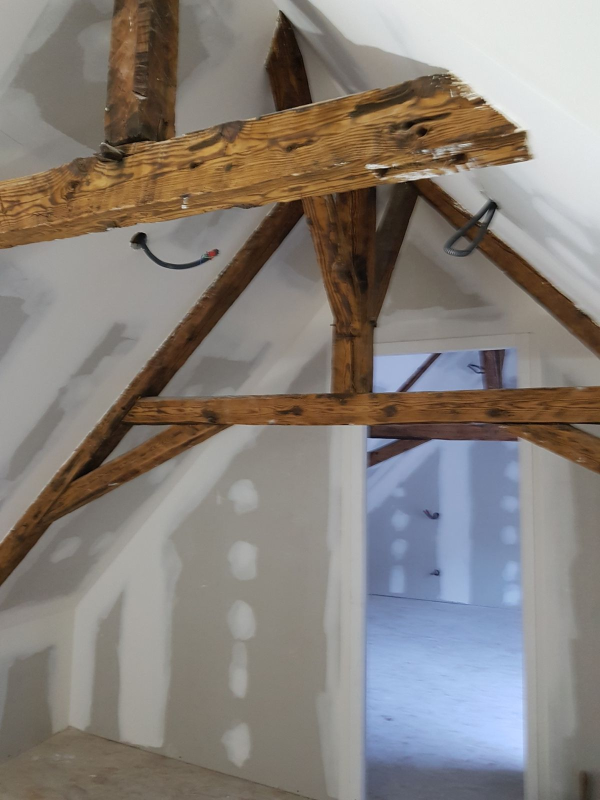
#> input picture bearn-platre-site/assets/photos/chantier-combles-grand.jpg, 1200 x 1600 px (shown at 1/2 size)
$ python -i imaging.py   (imports and definitions only)
#> lines starting #> are read from the running program, lines starting #| are printed output that depends on the picture
### tiktok_generator/engine/util.py
"""Shared helpers: ffmpeg discovery, subprocess, audio I/O, downloads."""
import json
import os
import shutil
import subprocess
import sys
import urllib.request
from pathlib import Path

import numpy as np
import soundfile as sf

SR = 44100


def log(msg):
    print(f"[tiktok] {msg}", flush=True)


def find_ffmpeg():
    """Return (ffmpeg, ffprobe) paths. Falls back to imageio-ffmpeg's binary."""
    ff = shutil.which("ffmpeg")
    fp = shutil.which("ffprobe")
    if ff is None:
        try:
            import imageio_ffmpeg
            ff = imageio_ffmpeg.get_ffmpeg_exe()
        except Exception:
            sys.exit("FFmpeg introuvable. Installez-le (winget install Gyan.FFmpeg) "
                     "ou `pip install imageio-ffmpeg`.")
    return ff, fp


FFMPEG, FFPROBE = find_ffmpeg()


# [6 lines left out: function run, not called in this run]


def ffmpeg_has_filter(name):
    out = subprocess.run([FFMPEG, "-hide_banner", "-filters"], capture_output=True, text=True).stdout
    return any(line.split()[1:2] == [name] for line in out.splitlines() if len(line.split()) > 1)


# [7 lines left out: function read_audio, not called in this run]


def write_wav(path, x, sr=SR):
    Path(path).parent.mkdir(parents=True, exist_ok=True)
    sf.write(path, np.asarray(x, dtype=np.float32), sr, subtype="FLOAT")


# [20 lines left out: functions download, loudnorm, not called in this run]


def ensure_dir(p):
    Path(p).mkdir(parents=True, exist_ok=True)
    return Path(p)


def env_flag(name):
    return os.environ.get(name, "").lower() in ("1", "true", "yes")

### tiktok_generator/engine/imaging.py
"""Image preparation: crop storyboard borders/labels, AI upscale, colour harmony,
and build a high-resolution "plate" that the virtual camera moves across."""
import hashlib
from pathlib import Path

import cv2
import numpy as np

from .util import download, log

SR_MODELS = {
    "edsr": ("EDSR_x4.pb", "https://raw.githubusercontent.com/Saafke/EDSR_Tensorflow/master/models/EDSR_x4.pb"),
    "fsrcnn": ("FSRCNN_x4.pb", "https://raw.githubusercontent.com/Saafke/FSRCNN_Tensorflow/master/models/FSRCNN_x4.pb"),
}
PLATE_H = 2400  # plate height in px (output is 1920: leaves room for zooms)


# [6 lines left out: function imread, not called in this run]


class Upscaler:
    # [25 lines left out: functions __init__, __call__, not called in this run]


def crop(img, c):
    h, w = img.shape[:2]
    return img[c.get("top", 0): h - c.get("bottom", 0), c.get("left", 0): w - c.get("right", 0)]


def lab_stats(img):
    lab = cv2.cvtColor(img, cv2.COLOR_BGR2LAB).astype(np.float32)
    return lab.reshape(-1, 3).mean(0), lab.reshape(-1, 3).std(0)


# [23 lines left out: functions harmonize, grade, not called in this run]


def sharpen(img, amount=0.35, sigma=1.4):
    blur = cv2.GaussianBlur(img, (0, 0), sigma)
    return cv2.addWeighted(img, 1 + amount, blur, -amount, 0)


def landscape_plate(img, out_w, out_h, fg_scale=1.12, fg_cx=0.5):
    """Wide image on a 9:16 canvas: blurred, darkened fill behind the full frame,
    with feathered edges (no black bars, nothing important cropped)."""
    pw, ph = int(PLATE_H * out_w / out_h), PLATE_H
    h, w = img.shape[:2]
    sc = max(pw / w, ph / h)
    bg = cv2.resize(img, (int(w * sc) + 1, int(h * sc) + 1), interpolation=cv2.INTER_AREA)
    y0, x0 = (bg.shape[0] - ph) // 2, (bg.shape[1] - pw) // 2
    bg = bg[y0:y0 + ph, x0:x0 + pw]
    bg = cv2.GaussianBlur(bg, (0, 0), 45)
    bg = (bg.astype(np.float32) * 0.42).astype(np.uint8)
    fw = int(pw * fg_scale)
    fh = int(h * fw / w)
    fg = cv2.resize(img, (fw, fh), interpolation=cv2.INTER_LANCZOS4)
    x0 = int(np.clip(fg_cx * fw - pw / 2, 0, fw - pw))
    fg = fg[:, x0:x0 + pw]
    top = (ph - fh) // 2
    feather = int(fh * 0.16)
    mask = np.ones((fh, 1), np.float32)
    ramp = np.linspace(0, 1, feather) ** 1.5
    mask[:feather, 0] = ramp
    mask[-feather:, 0] = ramp[::-1]
    region = bg[top:top + fh].astype(np.float32)
    bg[top:top + fh] = (region * (1 - mask[..., None]) + fg.astype(np.float32) * mask[..., None]).astype(np.uint8)
    return bg


# [38 lines left out: function prepare_plates, not called in this run]

>>> import cv2
>>> picture = cv2.imread('../../bearn-platre-site/assets/photos/chantier-combles-grand.jpg', cv2.IMREAD_GRAYSCALE)
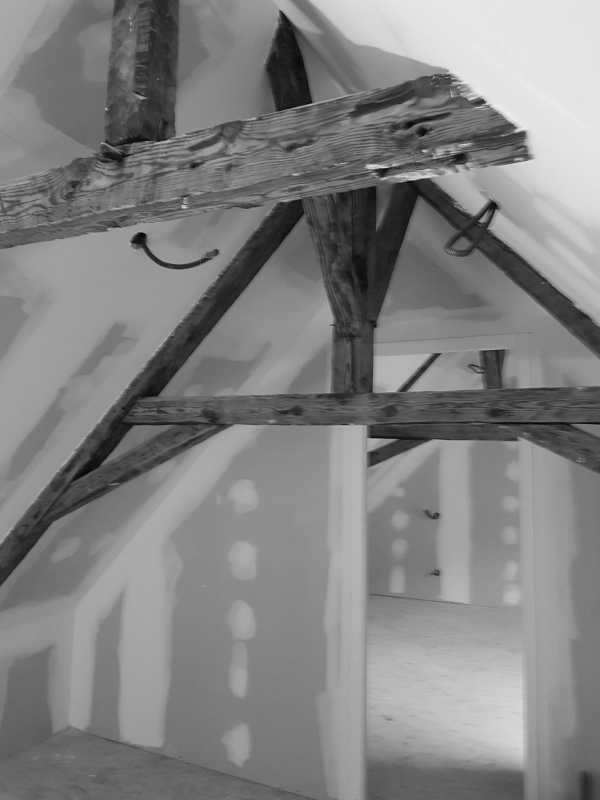
#> picture: shape (1600, 1200) (shown at 1/2 size); min 0, max 244, mean 129.9
>>> result = landscape_plate(picture, 'out.png', 'out1.png')
#> (the run stopped early here; a loop or call above may not have finished)

$ run again, on bearn-platre-site/assets/photos/chantier-combles.jpg
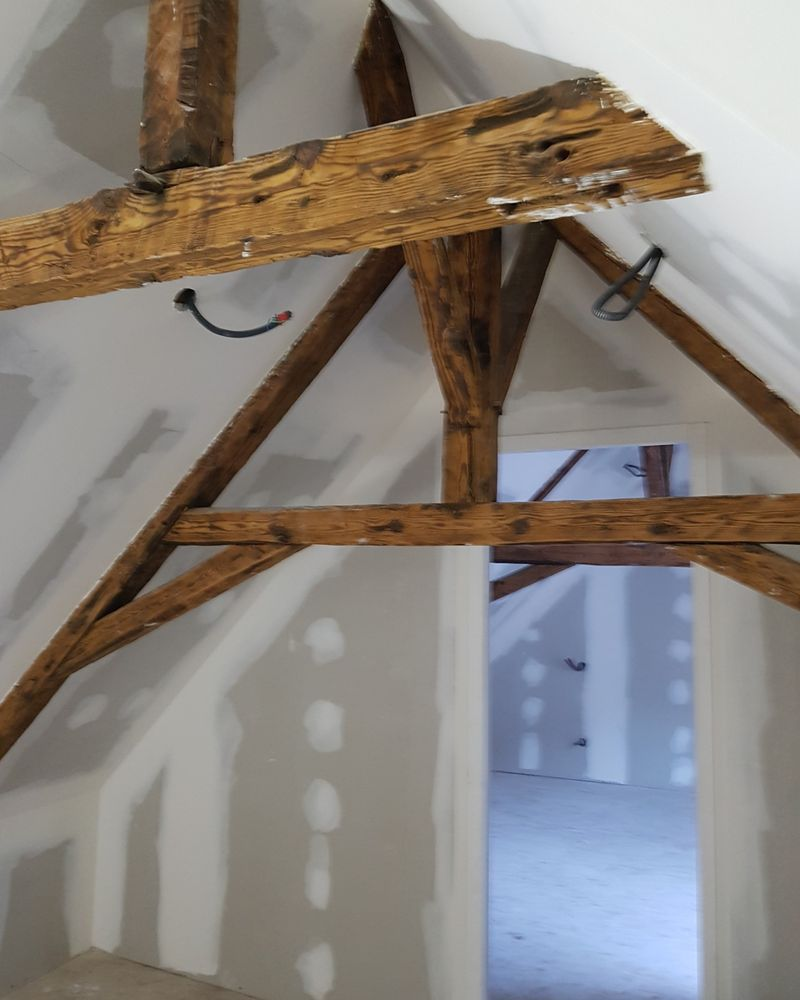
#> input picture bearn-platre-site/assets/photos/chantier-combles.jpg, 800 x 1000 px
#> `picture = cv2.imread('../../bearn-platre-site/assets/photos/chantier-c..`:
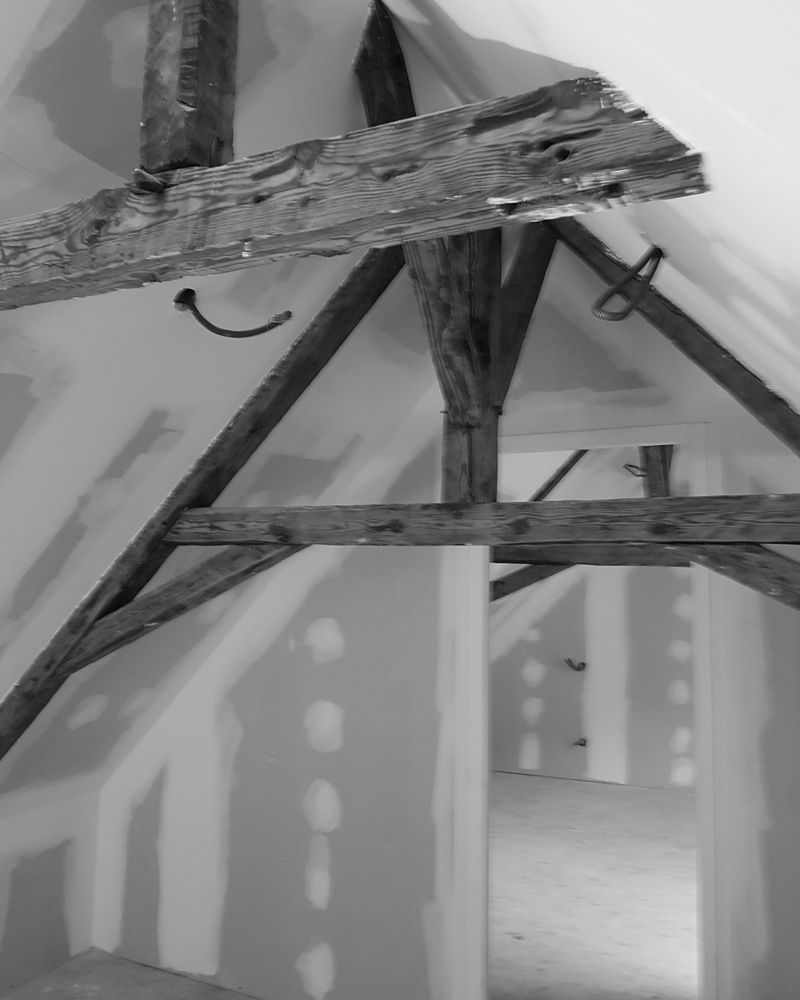
#> picture: shape (1000, 800); min 0, max 246, mean 130.2

$ run again, on bearn-platre-site/assets/photos/chantier-fenetre-de-toit-grand.jpg
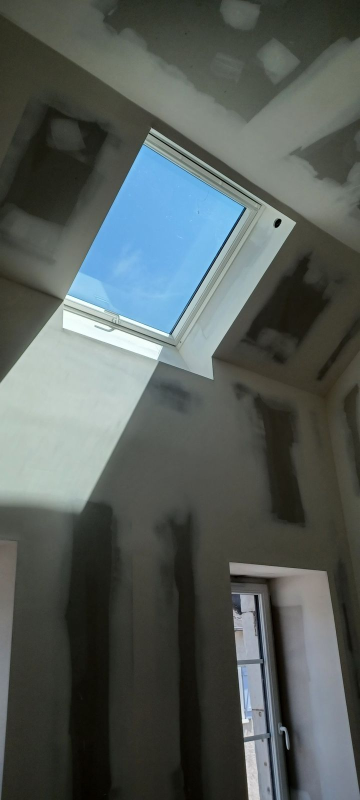
#> input picture bearn-platre-site/assets/photos/chantier-fenetre-de-toit-grand.jpg, 720 x 1600 px (shown at 1/2 size)
#> `picture = cv2.imread('../../bearn-platre-site/assets/photos/chantier-c..`:
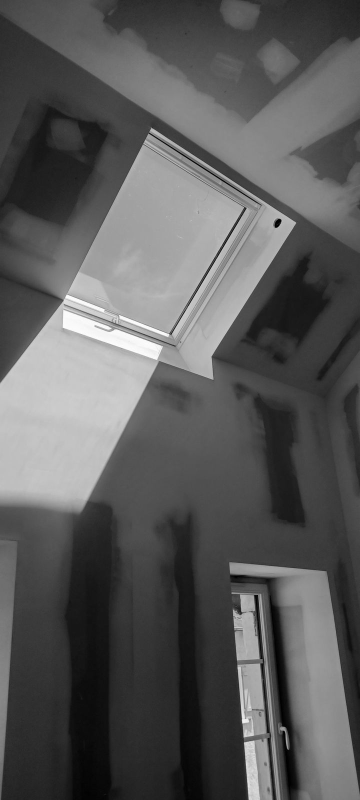
#> picture: shape (1600, 720) (shown at 1/2 size); min 0, max 255, mean 90.2

$ run again, on bearn-platre-site/assets/photos/chantier-fenetre-de-toit.jpg
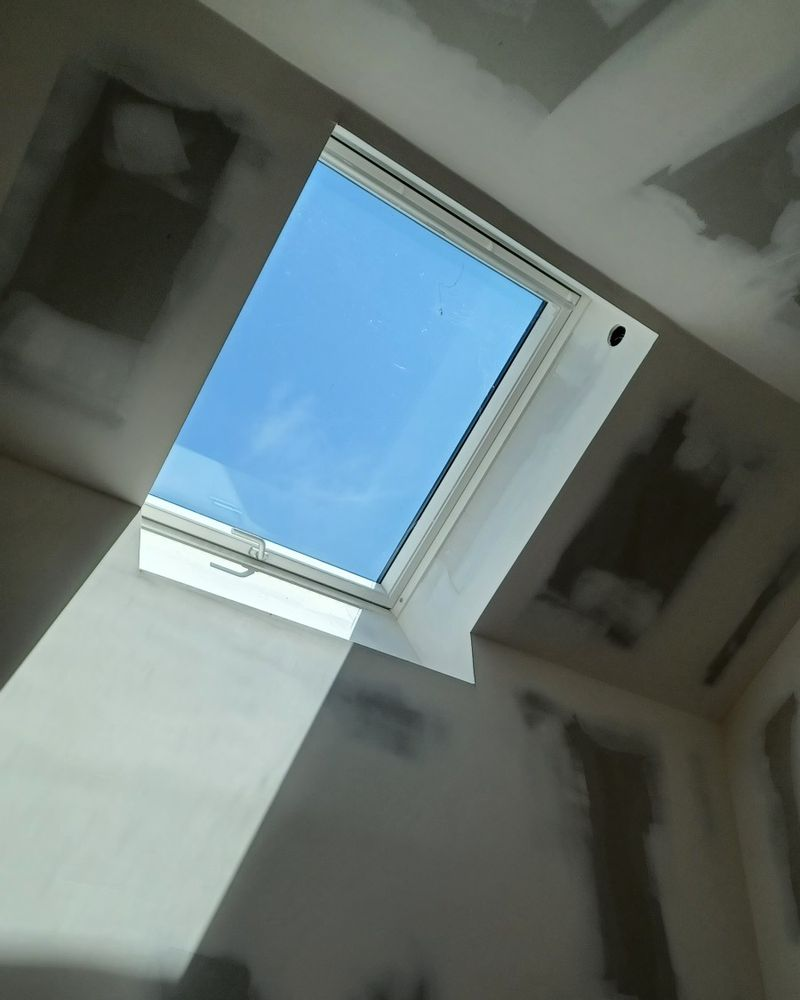
#> input picture bearn-platre-site/assets/photos/chantier-fenetre-de-toit.jpg, 800 x 1000 px
#> `picture = cv2.imread('../../bearn-platre-site/assets/photos/chantier-c..`:
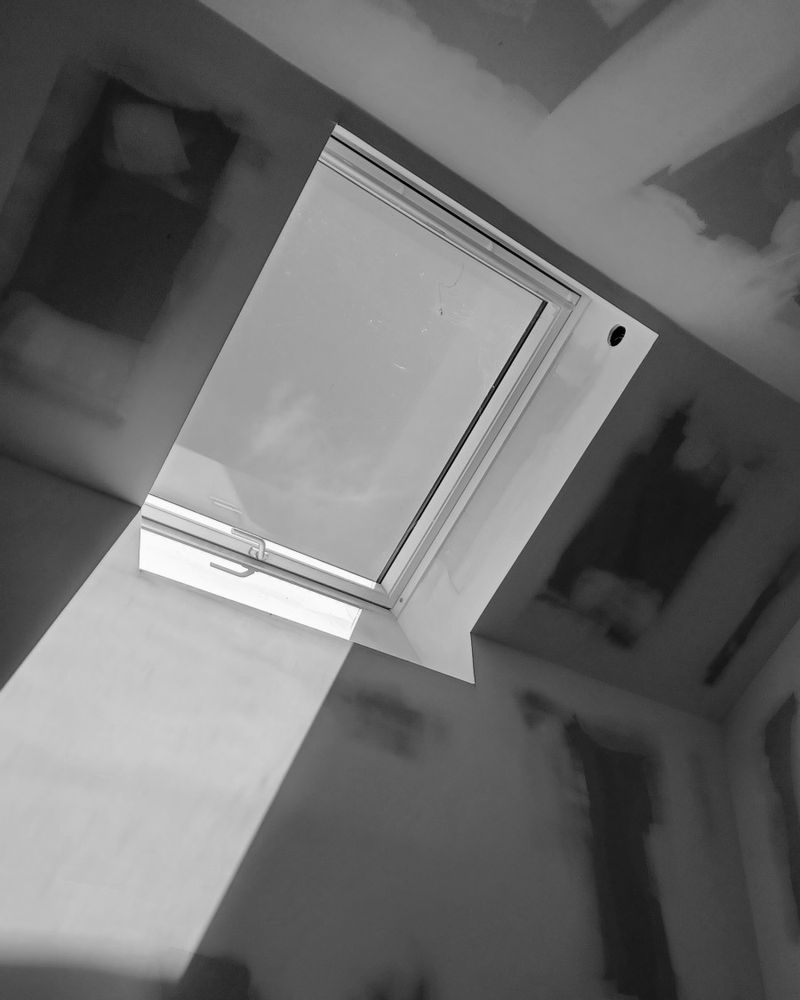
#> picture: shape (1000, 800); min 0, max 255, mean 109.5
